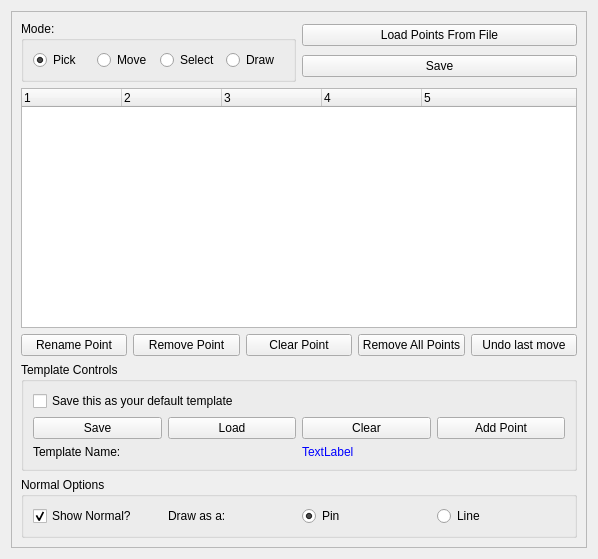
<?xml version="1.0" encoding="UTF-8"?>
<ui version="4.0">
 <class>pickpointsDialog</class>
 <widget class="QWidget" name="pickpointsDialog">
  <property name="geometry">
   <rect>
    <x>0</x>
    <y>0</y>
    <width>598</width>
    <height>559</height>
   </rect>
  </property>
  <property name="windowTitle">
   <string>Form</string>
  </property>
  <layout class="QHBoxLayout" name="horizontalLayout_5">
   <item>
    <widget class="QFrame" name="frame">
     <property name="frameShape">
      <enum>QFrame::StyledPanel</enum>
     </property>
     <property name="frameShadow">
      <enum>QFrame::Raised</enum>
     </property>
     <layout class="QGridLayout" name="gridLayout_2">
      <item row="0" column="0">
       <widget class="QGroupBox" name="groupBox">
        <property name="title">
         <string>Mode: </string>
        </property>
        <layout class="QHBoxLayout" name="horizontalLayout_4">
         <item>
          <widget class="QRadioButton" name="pickPointModeRadioButton">
           <property name="text">
            <string>Pick</string>
           </property>
           <property name="checked">
            <bool>true</bool>
           </property>
          </widget>
         </item>
         <item>
          <widget class="QRadioButton" name="movePointRadioButton">
           <property name="text">
            <string>Move</string>
           </property>
          </widget>
         </item>
         <item>
          <widget class="QRadioButton" name="selectPointRadioButton">
           <property name="text">
            <string>Select</string>
           </property>
          </widget>
         </item>
         <item>
          <widget class="QRadioButton" name="drawLineRadioButton">
           <property name="text">
            <string>Draw</string>
           </property>
          </widget>
         </item>
        </layout>
       </widget>
      </item>
      <item row="0" column="1">
       <layout class="QVBoxLayout" name="verticalLayout">
        <item>
         <widget class="QPushButton" name="loadPointsButton">
          <property name="text">
           <string>Load Points From File</string>
          </property>
         </widget>
        </item>
        <item>
         <widget class="QPushButton" name="saveButton">
          <property name="text">
           <string>Save</string>
          </property>
         </widget>
        </item>
       </layout>
      </item>
      <item row="1" column="0" colspan="2">
       <widget class="QTreeWidget" name="pickedPointsTreeWidget">
        <property name="columnCount">
         <number>5</number>
        </property>
        <column>
         <property name="text">
          <string>1</string>
         </property>
        </column>
        <column>
         <property name="text">
          <string>2</string>
         </property>
        </column>
        <column>
         <property name="text">
          <string>3</string>
         </property>
        </column>
        <column>
         <property name="text">
          <string>4</string>
         </property>
        </column>
        <column>
         <property name="text">
          <string>5</string>
         </property>
        </column>
       </widget>
      </item>
      <item row="2" column="0" colspan="2">
       <layout class="QHBoxLayout" name="horizontalLayout_3">
        <item>
         <widget class="QPushButton" name="renamePointButton">
          <property name="text">
           <string>Rename Point</string>
          </property>
         </widget>
        </item>
        <item>
         <widget class="QPushButton" name="removePointButton">
          <property name="text">
           <string>Remove Point</string>
          </property>
         </widget>
        </item>
        <item>
         <widget class="QPushButton" name="clearPointButton">
          <property name="text">
           <string>Clear Point</string>
          </property>
         </widget>
        </item>
        <item>
         <widget class="QPushButton" name="removeAllPointsButton">
          <property name="text">
           <string>Remove All Points</string>
          </property>
         </widget>
        </item>
        <item>
         <widget class="QPushButton" name="undoButton">
          <property name="text">
           <string>Undo last move</string>
          </property>
         </widget>
        </item>
       </layout>
      </item>
      <item row="3" column="0" colspan="2">
       <widget class="QGroupBox" name="groupBox_2">
        <property name="title">
         <string>Template Controls</string>
        </property>
        <layout class="QGridLayout" name="gridLayout">
         <item row="0" column="0" colspan="2">
          <widget class="QCheckBox" name="defaultTemplateCheckBox">
           <property name="text">
            <string>Save this as your default template</string>
           </property>
          </widget>
         </item>
         <item row="1" column="0" colspan="2">
          <layout class="QHBoxLayout" name="horizontalLayout">
           <item>
            <widget class="QPushButton" name="saveTemplateButton">
             <property name="text">
              <string>Save</string>
             </property>
            </widget>
           </item>
           <item>
            <widget class="QPushButton" name="loadTemplateButton">
             <property name="text">
              <string>Load</string>
             </property>
            </widget>
           </item>
           <item>
            <widget class="QPushButton" name="clearTemplateButton">
             <property name="text">
              <string>Clear</string>
             </property>
            </widget>
           </item>
           <item>
            <widget class="QPushButton" name="addPointToTemplateButton">
             <property name="text">
              <string>Add Point</string>
             </property>
            </widget>
           </item>
          </layout>
         </item>
         <item row="2" column="0">
          <widget class="QLabel" name="label">
           <property name="text">
            <string>Template Name:</string>
           </property>
          </widget>
         </item>
         <item row="2" column="1">
          <widget class="QLabel" name="templateNameLabel">
           <property name="palette">
            <palette>
             <active>
              <colorrole role="WindowText">
               <brush brushstyle="SolidPattern">
                <color alpha="255">
                 <red>0</red>
                 <green>0</green>
                 <blue>255</blue>
                </color>
               </brush>
              </colorrole>
             </active>
             <inactive>
              <colorrole role="WindowText">
               <brush brushstyle="SolidPattern">
                <color alpha="255">
                 <red>0</red>
                 <green>0</green>
                 <blue>255</blue>
                </color>
               </brush>
              </colorrole>
             </inactive>
             <disabled>
              <colorrole role="WindowText">
               <brush brushstyle="SolidPattern">
                <color alpha="255">
                 <red>127</red>
                 <green>125</green>
                 <blue>123</blue>
                </color>
               </brush>
              </colorrole>
             </disabled>
            </palette>
           </property>
           <property name="text">
            <string>TextLabel</string>
           </property>
          </widget>
         </item>
        </layout>
       </widget>
      </item>
      <item row="4" column="0" colspan="2">
       <widget class="QGroupBox" name="groupBox_3">
        <property name="title">
         <string>Normal Options</string>
        </property>
        <layout class="QHBoxLayout" name="horizontalLayout_2">
         <item>
          <widget class="QCheckBox" name="showNormalCheckBox">
           <property name="text">
            <string>Show Normal?</string>
           </property>
           <property name="checked">
            <bool>true</bool>
           </property>
          </widget>
         </item>
         <item>
          <widget class="QLabel" name="label_2">
           <property name="text">
            <string>Draw as a:  </string>
           </property>
          </widget>
         </item>
         <item>
          <widget class="QRadioButton" name="pinRadioButton">
           <property name="text">
            <string>Pin</string>
           </property>
           <property name="checked">
            <bool>true</bool>
           </property>
          </widget>
         </item>
         <item>
          <widget class="QRadioButton" name="lineRadioButton">
           <property name="text">
            <string>Line</string>
           </property>
          </widget>
         </item>
        </layout>
       </widget>
      </item>
     </layout>
    </widget>
   </item>
  </layout>
 </widget>
 <resources/>
 <connections/>
</ui>
